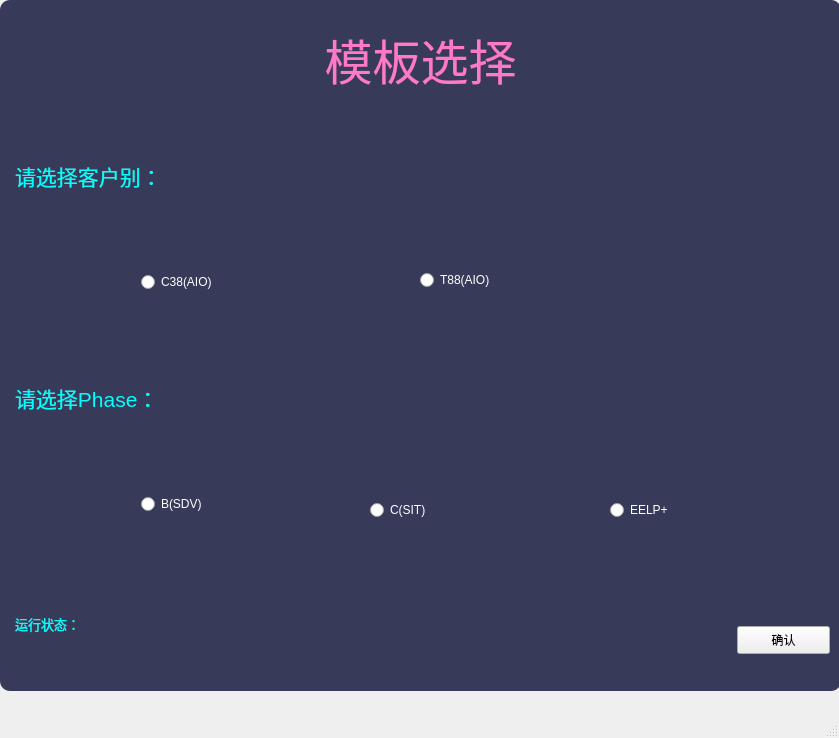
<?xml version="1.0" encoding="UTF-8"?>
<ui version="4.0">
 <class>MainWindow</class>
 <widget class="QMainWindow" name="MainWindow">
  <property name="geometry">
   <rect>
    <x>0</x>
    <y>0</y>
    <width>839</width>
    <height>738</height>
   </rect>
  </property>
  <property name="windowTitle">
   <string>MainWindow</string>
  </property>
  <widget class="QWidget" name="centralwidget">
   <widget class="QFrame" name="frame">
    <property name="geometry">
     <rect>
      <x>0</x>
      <y>0</y>
      <width>841</width>
      <height>691</height>
     </rect>
    </property>
    <property name="styleSheet">
     <string notr="true">QFrame {    background-color: rgb(56, 58, 89);    
    color: rgb(220, 220, 220);
    border-radius: 10px;
}</string>
    </property>
    <property name="frameShape">
     <enum>QFrame::StyledPanel</enum>
    </property>
    <property name="frameShadow">
     <enum>QFrame::Raised</enum>
    </property>
    <widget class="QFrame" name="frame_2">
     <property name="geometry">
      <rect>
       <x>11</x>
       <y>222</y>
       <width>229</width>
       <height>140</height>
      </rect>
     </property>
     <property name="minimumSize">
      <size>
       <width>0</width>
       <height>140</height>
      </size>
     </property>
     <property name="maximumSize">
      <size>
       <width>16777215</width>
       <height>140</height>
      </size>
     </property>
     <property name="frameShape">
      <enum>QFrame::StyledPanel</enum>
     </property>
     <property name="frameShadow">
      <enum>QFrame::Raised</enum>
     </property>
     <widget class="QRadioButton" name="radioButton_5">
      <property name="geometry">
       <rect>
        <x>130</x>
        <y>20</y>
        <width>99</width>
        <height>80</height>
       </rect>
      </property>
      <property name="minimumSize">
       <size>
        <width>0</width>
        <height>80</height>
       </size>
      </property>
      <property name="styleSheet">
       <string notr="true">font: 11pt &quot;楷体&quot;;
color: rgb(255, 255, 255);</string>
      </property>
      <property name="text">
       <string>C38(AIO)</string>
      </property>
     </widget>
    </widget>
    <widget class="QTextEdit" name="textEdit_5">
     <property name="geometry">
      <rect>
       <x>11</x>
       <y>610</y>
       <width>120</width>
       <height>60</height>
      </rect>
     </property>
     <property name="minimumSize">
      <size>
       <width>60</width>
       <height>60</height>
      </size>
     </property>
     <property name="maximumSize">
      <size>
       <width>120</width>
       <height>60</height>
      </size>
     </property>
     <property name="html">
      <string>&lt;!DOCTYPE HTML PUBLIC &quot;-//W3C//DTD HTML 4.0//EN&quot; &quot;http://www.w3.org/TR/REC-html40/strict.dtd&quot;&gt;
&lt;html&gt;&lt;head&gt;&lt;meta name=&quot;qrichtext&quot; content=&quot;1&quot; /&gt;&lt;style type=&quot;text/css&quot;&gt;
p, li { white-space: pre-wrap; }
&lt;/style&gt;&lt;/head&gt;&lt;body style=&quot; font-family:'SimSun'; font-size:9pt; font-weight:400; font-style:normal;&quot;&gt;
&lt;p style=&quot; margin-top:12px; margin-bottom:8px; margin-left:0px; margin-right:0px; -qt-block-indent:0; text-indent:0px;&quot;&gt;&lt;span style=&quot; font-family:'LiSu'; font-size:10pt; color:#00ffff;&quot;&gt;运行状态：&lt;/span&gt;&lt;/p&gt;&lt;/body&gt;&lt;/html&gt;</string>
     </property>
    </widget>
    <widget class="QTextEdit" name="textEdit_2">
     <property name="geometry">
      <rect>
       <x>11</x>
       <y>20</y>
       <width>819</width>
       <height>120</height>
      </rect>
     </property>
     <property name="maximumSize">
      <size>
       <width>16777215</width>
       <height>120</height>
      </size>
     </property>
     <property name="html">
      <string>&lt;!DOCTYPE HTML PUBLIC &quot;-//W3C//DTD HTML 4.0//EN&quot; &quot;http://www.w3.org/TR/REC-html40/strict.dtd&quot;&gt;
&lt;html&gt;&lt;head&gt;&lt;meta name=&quot;qrichtext&quot; content=&quot;1&quot; /&gt;&lt;style type=&quot;text/css&quot;&gt;
p, li { white-space: pre-wrap; }
&lt;/style&gt;&lt;/head&gt;&lt;body style=&quot; font-family:'SimSun'; font-size:9pt; font-weight:400; font-style:normal;&quot;&gt;
&lt;p align=&quot;center&quot; style=&quot; margin-top:12px; margin-bottom:12px; margin-left:0px; margin-right:0px; -qt-block-indent:0; text-indent:0px;&quot;&gt;&lt;span style=&quot; font-family:'LiSu'; font-size:36pt; color:#fe79c7;&quot;&gt;模板选择&lt;/span&gt;&lt;/p&gt;&lt;/body&gt;&lt;/html&gt;</string>
     </property>
    </widget>
    <widget class="QPushButton" name="pushButton">
     <property name="geometry">
      <rect>
       <x>737</x>
       <y>626</y>
       <width>93</width>
       <height>28</height>
      </rect>
     </property>
     <property name="styleSheet">
      <string notr="true">font: 9pt &quot;楷体&quot;;</string>
     </property>
     <property name="text">
      <string>确认</string>
     </property>
    </widget>
    <widget class="QTextEdit" name="textEdit_4">
     <property name="geometry">
      <rect>
       <x>11</x>
       <y>378</y>
       <width>819</width>
       <height>50</height>
      </rect>
     </property>
     <property name="minimumSize">
      <size>
       <width>200</width>
       <height>50</height>
      </size>
     </property>
     <property name="maximumSize">
      <size>
       <width>16777215</width>
       <height>50</height>
      </size>
     </property>
     <property name="html">
      <string>&lt;!DOCTYPE HTML PUBLIC &quot;-//W3C//DTD HTML 4.0//EN&quot; &quot;http://www.w3.org/TR/REC-html40/strict.dtd&quot;&gt;
&lt;html&gt;&lt;head&gt;&lt;meta name=&quot;qrichtext&quot; content=&quot;1&quot; /&gt;&lt;style type=&quot;text/css&quot;&gt;
p, li { white-space: pre-wrap; }
&lt;/style&gt;&lt;/head&gt;&lt;body style=&quot; font-family:'SimSun'; font-size:9pt; font-weight:400; font-style:normal;&quot;&gt;
&lt;p style=&quot; margin-top:12px; margin-bottom:12px; margin-left:0px; margin-right:0px; -qt-block-indent:0; text-indent:0px;&quot;&gt;&lt;span style=&quot; font-family:'LiSu'; font-size:16pt; color:#00ffff;&quot;&gt;请选择Phase：&lt;/span&gt;&lt;/p&gt;&lt;/body&gt;&lt;/html&gt;</string>
     </property>
    </widget>
    <widget class="QTextEdit" name="textEdit_3">
     <property name="geometry">
      <rect>
       <x>11</x>
       <y>156</y>
       <width>819</width>
       <height>50</height>
      </rect>
     </property>
     <property name="minimumSize">
      <size>
       <width>220</width>
       <height>50</height>
      </size>
     </property>
     <property name="maximumSize">
      <size>
       <width>16777215</width>
       <height>50</height>
      </size>
     </property>
     <property name="styleSheet">
      <string notr="true">&lt;!DOCTYPE HTML PUBLIC &quot;-//W3C//DTD HTML 4.0//EN&quot; &quot;http://www.w3.org/TR/REC-html40/strict.dtd&quot;&gt;
&lt;html&gt;&lt;head&gt;&lt;meta name=&quot;qrichtext&quot; content=&quot;1&quot; /&gt;&lt;style type=&quot;text/css&quot;&gt;
p, li { white-space: pre-wrap; }
&lt;/style&gt;&lt;/head&gt;&lt;body style=&quot; font-family:'SimSun'; font-size:9pt; font-weight:400; font-style:normal;&quot;&gt;
&lt;p style=&quot; margin-top:12px; margin-bottom:12px; margin-left:0px; margin-right:0px; -qt-block-indent:0; text-indent:0px;&quot;&gt;&lt;span style=&quot; font-family:'LiSu'; font-size:16pt; color:#00ffff;&quot;&gt;请选择客户别：&lt;/span&gt;&lt;/p&gt;&lt;/body&gt;&lt;/html&gt;</string>
     </property>
     <property name="html">
      <string>&lt;!DOCTYPE HTML PUBLIC &quot;-//W3C//DTD HTML 4.0//EN&quot; &quot;http://www.w3.org/TR/REC-html40/strict.dtd&quot;&gt;
&lt;html&gt;&lt;head&gt;&lt;meta name=&quot;qrichtext&quot; content=&quot;1&quot; /&gt;&lt;style type=&quot;text/css&quot;&gt;
p, li { white-space: pre-wrap; }
&lt;/style&gt;&lt;/head&gt;&lt;body style=&quot; font-family:'SimSun'; font-size:9pt; font-weight:400; font-style:normal;&quot;&gt;
&lt;p style=&quot; margin-top:12px; margin-bottom:12px; margin-left:0px; margin-right:0px; -qt-block-indent:0; text-indent:0px;&quot;&gt;&lt;span style=&quot; font-family:'LiSu'; font-size:16pt; color:#00ffff;&quot;&gt;请选择客户别：&lt;/span&gt;&lt;/p&gt;&lt;/body&gt;&lt;/html&gt;</string>
     </property>
    </widget>
    <widget class="QFrame" name="frame_3">
     <property name="enabled">
      <bool>true</bool>
     </property>
     <property name="geometry">
      <rect>
       <x>11</x>
       <y>444</y>
       <width>272</width>
       <height>140</height>
      </rect>
     </property>
     <property name="sizePolicy">
      <sizepolicy hsizetype="Preferred" vsizetype="Preferred">
       <horstretch>0</horstretch>
       <verstretch>0</verstretch>
      </sizepolicy>
     </property>
     <property name="minimumSize">
      <size>
       <width>0</width>
       <height>140</height>
      </size>
     </property>
     <property name="maximumSize">
      <size>
       <width>16777215</width>
       <height>150</height>
      </size>
     </property>
     <property name="frameShape">
      <enum>QFrame::StyledPanel</enum>
     </property>
     <property name="frameShadow">
      <enum>QFrame::Raised</enum>
     </property>
     <widget class="QRadioButton" name="radioButton_3">
      <property name="geometry">
       <rect>
        <x>130</x>
        <y>20</y>
        <width>81</width>
        <height>80</height>
       </rect>
      </property>
      <property name="minimumSize">
       <size>
        <width>0</width>
        <height>80</height>
       </size>
      </property>
      <property name="styleSheet">
       <string notr="true">font: 11pt &quot;楷体&quot;;
color: rgb(255, 255, 255);</string>
      </property>
      <property name="text">
       <string>B(SDV)</string>
      </property>
     </widget>
    </widget>
    <widget class="QTextEdit" name="textEdit_7">
     <property name="geometry">
      <rect>
       <x>138</x>
       <y>610</y>
       <width>180</width>
       <height>60</height>
      </rect>
     </property>
     <property name="minimumSize">
      <size>
       <width>60</width>
       <height>60</height>
      </size>
     </property>
     <property name="maximumSize">
      <size>
       <width>180</width>
       <height>60</height>
      </size>
     </property>
     <property name="html">
      <string>&lt;!DOCTYPE HTML PUBLIC &quot;-//W3C//DTD HTML 4.0//EN&quot; &quot;http://www.w3.org/TR/REC-html40/strict.dtd&quot;&gt;
&lt;html&gt;&lt;head&gt;&lt;meta name=&quot;qrichtext&quot; content=&quot;1&quot; /&gt;&lt;style type=&quot;text/css&quot;&gt;
p, li { white-space: pre-wrap; }
&lt;/style&gt;&lt;/head&gt;&lt;body style=&quot; font-family:'SimSun'; font-size:9pt; font-weight:400; font-style:normal;&quot;&gt;
&lt;p style=&quot; margin-top:12px; margin-bottom:8px; margin-left:0px; margin-right:0px; -qt-block-indent:0; text-indent:0px;&quot;&gt;&lt;span style=&quot; font-family:'LiSu'; font-size:10pt; color:#e0feff;&quot;&gt; &lt;/span&gt;&lt;/p&gt;&lt;/body&gt;&lt;/html&gt;</string>
     </property>
    </widget>
    <widget class="QRadioButton" name="radioButton">
     <property name="geometry">
      <rect>
       <x>420</x>
       <y>240</y>
       <width>99</width>
       <height>80</height>
      </rect>
     </property>
     <property name="minimumSize">
      <size>
       <width>0</width>
       <height>80</height>
      </size>
     </property>
     <property name="styleSheet">
      <string notr="true">font: 11pt &quot;楷体&quot;;
color: rgb(255, 255, 255);</string>
     </property>
     <property name="text">
      <string>T88(AIO)</string>
     </property>
    </widget>
    <widget class="QRadioButton" name="radioButton_2">
     <property name="geometry">
      <rect>
       <x>610</x>
       <y>470</y>
       <width>72</width>
       <height>80</height>
      </rect>
     </property>
     <property name="minimumSize">
      <size>
       <width>0</width>
       <height>80</height>
      </size>
     </property>
     <property name="styleSheet">
      <string notr="true">font: 11pt &quot;楷体&quot;;
color: rgb(255, 255, 255);</string>
     </property>
     <property name="text">
      <string>EELP+</string>
     </property>
    </widget>
    <widget class="QRadioButton" name="radioButton_4">
     <property name="geometry">
      <rect>
       <x>370</x>
       <y>470</y>
       <width>81</width>
       <height>80</height>
      </rect>
     </property>
     <property name="minimumSize">
      <size>
       <width>0</width>
       <height>80</height>
      </size>
     </property>
     <property name="styleSheet">
      <string notr="true">font: 11pt &quot;楷体&quot;;
color: rgb(255, 255, 255);</string>
     </property>
     <property name="text">
      <string>C(SIT)</string>
     </property>
    </widget>
   </widget>
  </widget>
  <widget class="QMenuBar" name="menubar">
   <property name="geometry">
    <rect>
     <x>0</x>
     <y>0</y>
     <width>839</width>
     <height>26</height>
    </rect>
   </property>
  </widget>
  <widget class="QStatusBar" name="statusbar"/>
 </widget>
 <resources/>
 <connections/>
</ui>
